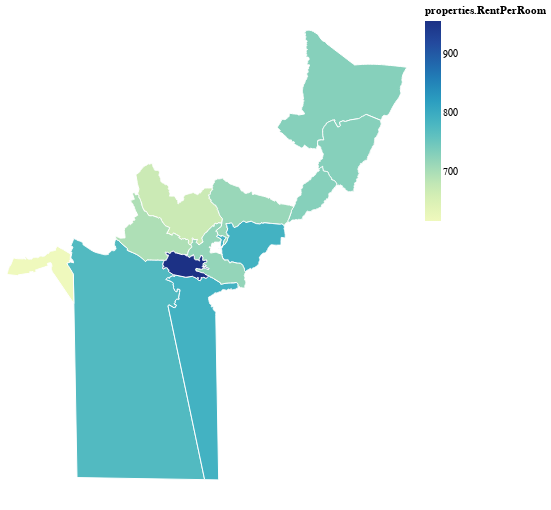

The cell this chart's notebook holds for it:
### Code cell
alt_rentPerRoom

### Figure 1 — Vega-Lite specification as saved in the notebook (floating-point values rounded to 4 significant figures; data arrays with more than 128 entries replaced by an {"elided": "..."} marker saying what was removed)
{"$schema": "https://vega.github.io/schema/vega-lite/v2.6.0.json", "config": {"view": {"height": 300, "width": 400}}, "data": {"values": [{"geometry": {"coordinates": {"elided": "1x751x2 float values"}, "type": "Polygon"}, "id": "0", "properties": {"AreaPerRoom": 25.98, "INAEND": "nein", "OS_UUID": "{16425D67-E2ED-49E4-96AF-B6EFF17BD36B}", "PLZ": 1000, "RentPerArea": 28.46, "RentPerRoom": 729.7, "STATUS": "real", "SurfaceArea": 131.9, "UUID": "{6978BFC2-E77B-4B5A-BA97-8599B980EEE8}", "ZUSZIFF": 25, "ZipCode": 1000, "x": 6.694, "y": 46.57}, "type": "Feature"}, {"geometry": {"coordinates": {"elided": "1x1115x2 float values"}, "type": "Polygon"}, "id": "1", "properties": {"AreaPerRoom": 25.98, "INAEND": "nein", "OS_UUID": "{49586BA0-ADF3-4615-B7C1-C231F6E7CE55}", "PLZ": 1000, "RentPerArea": 28.46, "RentPerRoom": 729.7, "STATUS": "real", "SurfaceArea": 131.9, "UUID": "{C0F476A1-FA53-4652-9605-9E245B272657}", "ZUSZIFF": 26, "ZipCode": 1000, "x": 6.696, "y": 46.56}, "type": "Feature"}, {"geometry": {"coordinates": {"elided": "1x510x2 float values"}, "type": "Polygon"}, "id": "2", "properties": {"AreaPerRoom": 25.98, "INAEND": "nein", "OS_UUID": "{63E72167-74A9-4509-BA87-3554FE6CD359}", "PLZ": 1000, "RentPerArea": 28.46, "RentPerRoom": 729.7, "STATUS": "real", "SurfaceArea": 131.9, "UUID": "{E0DFA603-CB53-4A86-ABFB-F5CFDDA1F509}", "ZUSZIFF": 27, "ZipCode": 1000, "x": 6.682, "y": 46.54}, "type": "Feature"}, {"geometry": {"coordinates": {"elided": "1x448x2 float values"}, "type": "Polygon"}, "id": "3", "properties": {"AreaPerRoom": 26.19, "INAEND": "nein", "OS_UUID": "{75FE8838-F64A-4DC3-9B21-44D060E97A1A}", "PLZ": 1007, "RentPerArea": 32.61, "RentPerRoom": 774.7, "STATUS": "real", "SurfaceArea": 59.46, "UUID": "{080E42D7-DDA2-4C3C-AE33-1DB65A469E71}", "ZUSZIFF": 0, "ZipCode": 1007, "x": 6.607, "y": 46.49}, "type": "Feature"}, {"geometry": {"coordinates": {"elided": "1x733x2 float values"}, "type": "Polygon"}, "id": "4", "properties": {"AreaPerRoom": 24.13, "INAEND": "nein", "OS_UUID": "{75FE8838-F64A-4DC3-9B21-44D060E97A1A}", "PLZ": 1018, "RentPerArea": 29.41, "RentPerRoom": 669.0, "STATUS": "real", "SurfaceArea": 57.86, "UUID": "{52FAA8E5-811E-4E5C-AFC7-DB929A2560EB}", "ZUSZIFF": 0, "ZipCode": 1018, "x": 6.628, "y": 46.54}, "type": "Feature"}, {"geometry": {"coordinates": {"elided": "1x511x2 float values"}, "type": "Polygon"}, "id": "5", "properties": {"AreaPerRoom": 26.26, "INAEND": "nein", "OS_UUID": "{75FE8838-F64A-4DC3-9B21-44D060E97A1A}", "PLZ": 1010, "RentPerArea": 28.72, "RentPerRoom": 714.4, "STATUS": "real", "SurfaceArea": 76.55, "UUID": "{A4540F46-CD7D-4E26-831B-F02970E8CBE9}", "ZUSZIFF": 0, "ZipCode": 1010, "x": 6.655, "y": 46.54}, "type": "Feature"}, {"geometry": {"coordinates": {"elided": "1x490x2 float values"}, "type": "Polygon"}, "id": "6", "properties": {"AreaPerRoom": 25.35, "INAEND": "nein", "OS_UUID": "{75FE8838-F64A-4DC3-9B21-44D060E97A1A}", "PLZ": 1004, "RentPerArea": 29.35, "RentPerRoom": 697.2, "STATUS": "real", "SurfaceArea": 65.49, "UUID": "{EACC2A20-C4B6-4EA7-9B01-E775056808E7}", "ZUSZIFF": 0, "ZipCode": 1004, "x": 6.618, "y": 46.53}, "type": "Feature"}, {"geometry": {"coordinates": {"elided": "1x483x2 float values"}, "type": "Polygon"}, "id": "7", "properties": {"AreaPerRoom": 27.08, "INAEND": "nein", "OS_UUID": "{75FE8838-F64A-4DC3-9B21-44D060E97A1A}", "PLZ": 1012, "RentPerArea": 30.62, "RentPerRoom": 789.4, "STATUS": "real", "SurfaceArea": 69.87, "UUID": "{092450E0-2079-4118-A9C4-43FFF35696B5}", "ZUSZIFF": 0, "ZipCode": 1012, "x": 6.657, "y": 46.53}, "type": "Feature"}, {"geometry": {"coordinates": {"elided": "1x515x2 float values"}, "type": "Polygon"}, "id": "8", "properties": {"AreaPerRoom": 26.22, "INAEND": "nein", "OS_UUID": "{75FE8838-F64A-4DC3-9B21-44D060E97A1A}", "PLZ": 1006, "RentPerArea": 32.54, "RentPerRoom": 789.2, "STATUS": "real", "SurfaceArea": 61.67, "UUID": "{BC78A8B1-4E80-42C1-B3B2-455E9EE02C70}", "ZUSZIFF": 0, "ZipCode": 1006, "x": 6.635, "y": 46.49}, "type": "Feature"}, {"geometry": {"coordinates": {"elided": "1x666x2 float values"}, "type": "Polygon"}, "id": "9", "properties": {"AreaPerRoom": 24.67, "INAEND": "nein", "OS_UUID": "{75FE8838-F64A-4DC3-9B21-44D060E97A1A}", "PLZ": 1005, "RentPerArea": 29.79, "RentPerRoom": 718.2, "STATUS": "real", "SurfaceArea": 73.9, "UUID": "{44516FCF-FCAC-44A1-8E5E-5F04DF872B8F}", "ZUSZIFF": 0, "ZipCode": 1005, "x": 6.643, "y": 46.52}, "type": "Feature"}, {"geometry": {"coordinates": {"elided": "1x386x2 float values"}, "type": "Polygon"}, "id": "10", "properties": {"AreaPerRoom": 24.86, "INAEND": "nein", "OS_UUID": "{75FE8838-F64A-4DC3-9B21-44D060E97A1A}", "PLZ": 1015, "RentPerArea": 23.45, "RentPerRoom": 616.4, "STATUS": "real", "SurfaceArea": 87, "UUID": "{36546824-9223-4510-9D46-7659C659AB3D}", "ZUSZIFF": 0, "ZipCode": 1015, "x": 6.577, "y": 46.52}, "type": "Feature"}, {"geometry": {"coordinates": {"elided": "1x321x2 float values"}, "type": "Polygon"}, "id": "11", "properties": {"AreaPerRoom": 29.86, "INAEND": "nein", "OS_UUID": "{75FE8838-F64A-4DC3-9B21-44D060E97A1A}", "PLZ": 1003, "RentPerArea": 33.85, "RentPerRoom": 956.7, "STATUS": "real", "SurfaceArea": 77.06, "UUID": "{BA9B3117-6EE8-4E91-96DB-8B3D64EBE1E0}", "ZUSZIFF": 0, "ZipCode": 1003, "x": 6.631, "y": 46.52}, "type": "Feature"}]}, "encoding": {"color": {"field": "properties.RentPerRoom", "type": "quantitative"}, "latitude": {"field": "properties.y", "type": "quantitative"}, "longitude": {"field": "properties.x", "type": "quantitative"}}, "height": 500, "mark": {"stroke": "white", "type": "geoshape"}, "width": 400}
